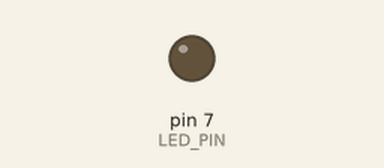
This sketch was run on a simulated Arduino Uno, built with avr-gcc and run on an emulated ATmega328P. Parts: output pins drawn as LEDs (lit = HIGH).

Above: at 0.77 s.
At 2.03 s:
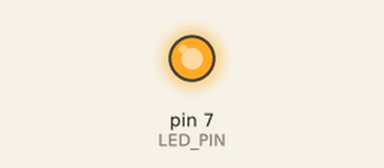
Timing chart, 0 to 4.7 s (numbered marks = the images above):
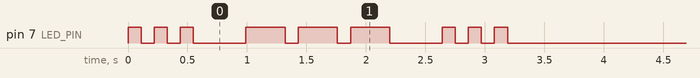

Measured:
- by itself, pin 7 (LED_PIN): LOW → HIGH at 0.00 s, → LOW 0.11 s later, → HIGH 0.11 s later, → LOW 0.11 s later, … (18 changes in this stretch)

The sketch:

sender.ino
```cpp
#define LED_PIN 7
#define DOT_DURATION 110
String str = "sos";

const char* letters[] = {
  ".-", //a
  "-...", //b
  "-.-.", //c
  "-..", //d
  ".", //e
  "..-.", //f
  "--.", //g
  "....", //h
  "..", //i
  ".---", //j
  "-.-", //k
  ".-..", //l
  "--", //m
  "-.", //n
  "---", //o
  ".--.", //p
  "--.-", //q
  ".-.", //r
  "...", //s
  "-", //t
  "..-", //u
  "...-", //v
  ".--", //w
  "-..-", //x
  "-.--", //y
  "--.." //z
};

const char* numbers[] = {
  "-----", //0
  ".----", //1
  "..---", //2
  "...--", //3
  "....-", //4
  ".....", //5
  "-....", //6
  "--...", //7
  "---..", //8
  "----.", //9
};

void morse(String s)
{
  for(int i = 0; i < s.length(); ++i)
  {
    digitalWrite(LED_PIN, HIGH);
    delay(s[i] == '.' ? DOT_DURATION : (3*DOT_DURATION));
    digitalWrite(LED_PIN, LOW);
    if(i < sizeof(s) - 1)
      delay(DOT_DURATION);
  }
}

void setup()
{
	pinMode(LED_PIN, OUTPUT);
}

void loop()
{
	for(int i = 0; i < str.length(); ++i)
    {
    	if(isWhitespace(str[i]))
    	{
        	while(isWhitespace(str[i+1]) && i < sizeof(str))
         		++i;
        	delay(7 * DOT_DURATION);
    	}
    	else if(isAlpha(str[i]))
    	{
        	if(str[i] <= 'Z')
        		str[i] += 'a' - 'A';
        	morse(letters[str[i] - 'a']);
        	delay(3 * DOT_DURATION);
    	}
    	else if(str[i] >= '0' && str[i] <=  '9')
    	{
        	morse(numbers[str[i] - '0']);
        	delay(3*DOT_DURATION);
    	}
    }

    delay(100000);
}
```
